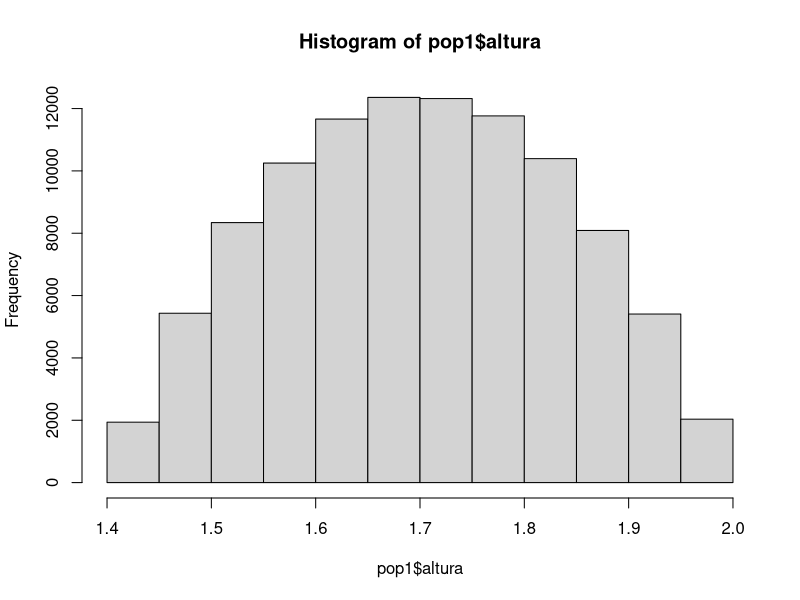
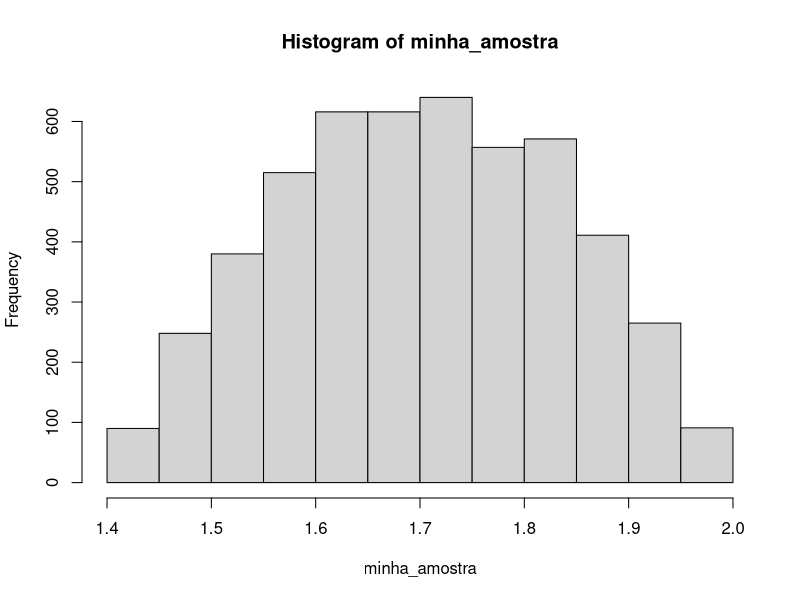
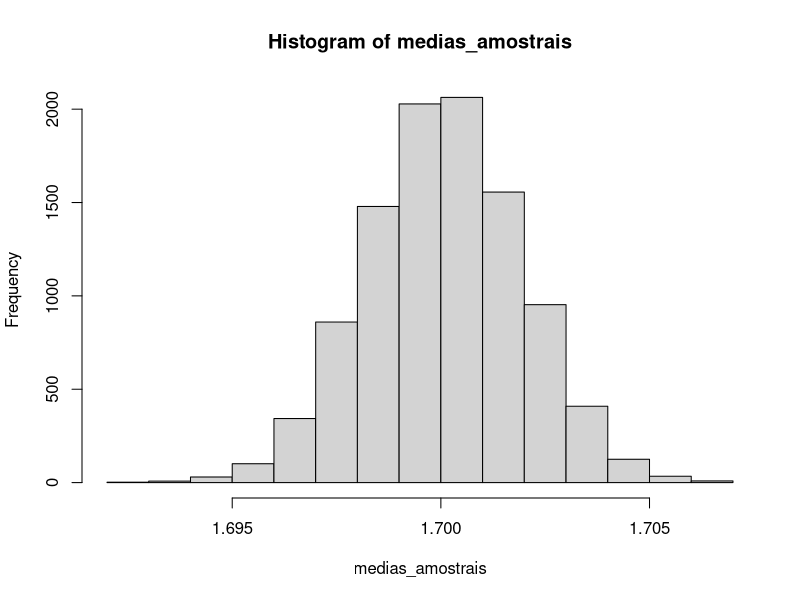
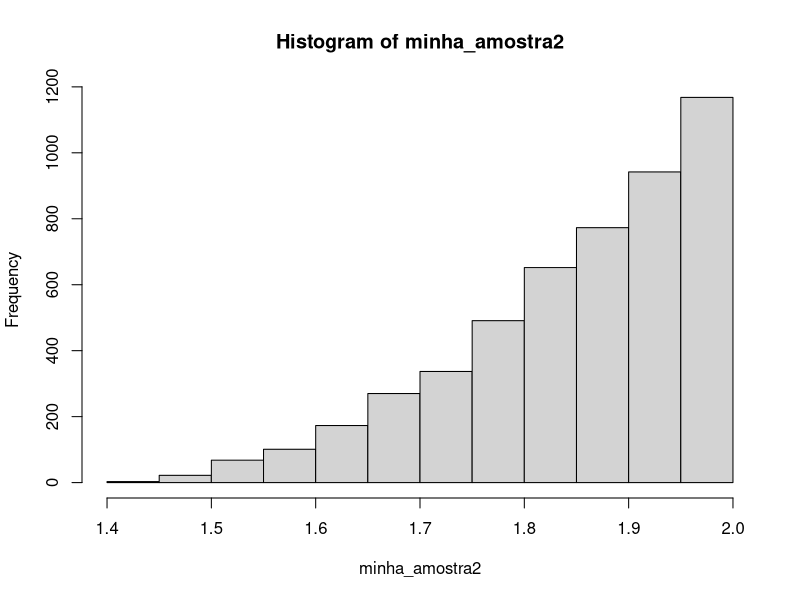
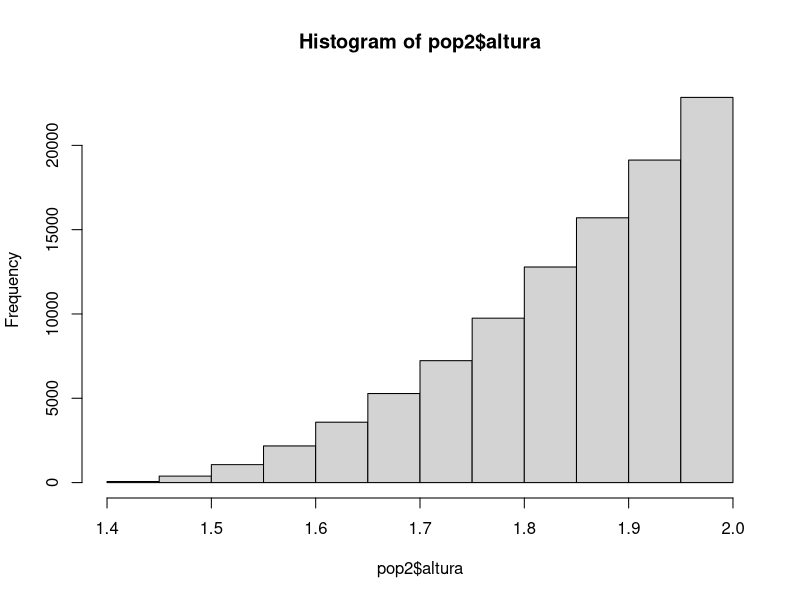
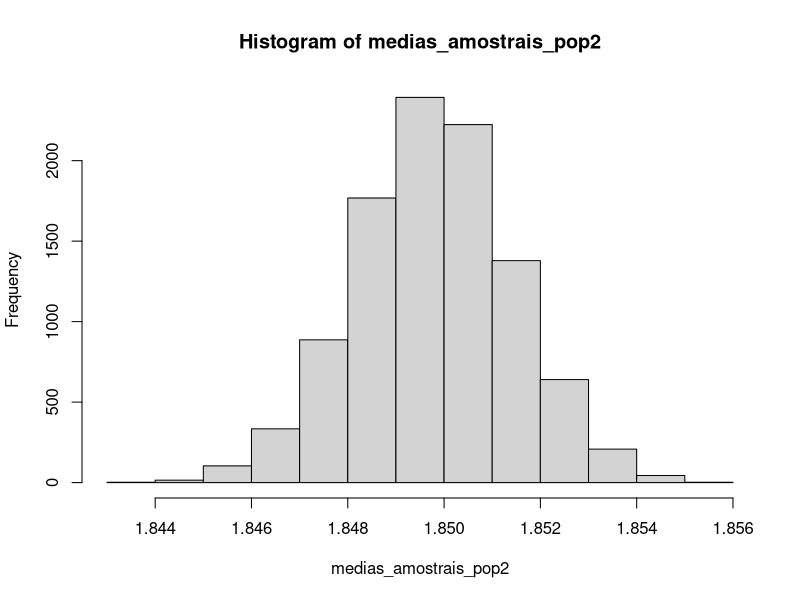

The R script that drew these images, in order: (Note: this script raises an error after producing the figures.)

# Pacote ------------------------------------------------------------------

library(tidyverse)
library(readxl)

# populacoes --------------------------------------------------------------

pop1 <- read_excel("populacao1.xlsx")
pop2 <- read_excel("populacao2.xlsx")
pop3 <- read_excel("populacao3.xlsx")

# Distribuição populacional da pop1 ---------------------------------------

hist(pop1$altura)

# Minha Amostra -----------------------------------------------------------

n <- 5000

minha_amostra <- sample(x = pop1$altura, size = n, replace = FALSE)

hist(minha_amostra)


# Outras amostras possíveis -----------------------------------------------

numero_de_simulacoes <- 10000

amostras <- map(
  1:numero_de_simulacoes,
  function(x){
  sample(
    x = pop1$altura,
    size = n,
    replace = FALSE
  )
  }
)

medias_amostrais <- amostras |>
  map_dbl(mean)

hist(medias_amostrais)


# Minha amostra pop 2 -----------------------------------------------------

n <- 5000

minha_amostra2 <- sample(x = pop2$altura, size = n, replace = TRUE)

hist(minha_amostra2)
hist(pop2$altura)


# amostral pop2 -----------------------------------------------------------

numero_de_simulacoes <- 10000

amostras_pop2 <- map(
  1:numero_de_simulacoes,
  function(x){
    sample(
      x = pop2$altura,
      size = n,
      replace = TRUE
    )
  }
)

medias_amostrais_pop2 <- amostras_pop2 |>
  map_dbl(mean)

hist(medias_amostrais_pop2)

# Minha amostra pop 3 -----------------------------------------------------

n <- 5000

minha_amostra3 <- sample(x = pop3$altura, size = n, replace = TRUE)

hist(minha_amostra3)


# amostral pop3 -----------------------------------------------------------

numero_de_simulacoes <- 10000

amostras_pop3 <- map(
  1:numero_de_simulacoes,
  function(x){
    sample(
      x = pop3$altura,
      size = n,
      replace = TRUE
    )
  }
)

medias_amostrais_pop3 <- amostras_pop3 |>
  map_dbl(mean)

hist(medias_amostrais_pop3)

